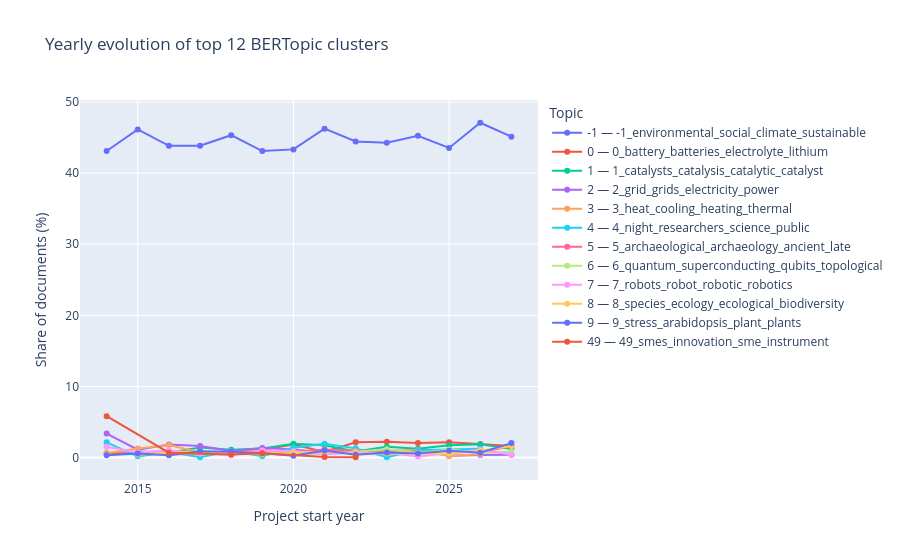

Notebook code cell kept with this figure:
### Markdown cell above
#### Topic trends across years

This line plot shows how the share of the top BERTopic clusters changes year by year.

### Code cell
line_df = plot_df.copy().sort_values(["topic", "start_year"])
fig = px.line(
    line_df,
    x="start_year",
    y="share_pct",
    color="topic_label",
    title=f"Yearly evolution of top {TOP_N_TOPICS} BERTopic clusters",
    labels={"share_pct": "Share of documents (%)", "start_year": "Project start year"},
    category_orders={"start_year": sorted(valid_years)},
)
fig.update_traces(mode="lines+markers")
fig.update_layout(legend_title_text="Topic", hovermode="x unified")
fig.show()

### Figure 1 — Plotly figure (JSON) as saved in the notebook; plotly's stock layout.template omitted (floating-point values rounded to 4 significant figures)
{"data": [{"hovertemplate": "topic_label=-1 — -1_environmental_social_climate_sustainable<br>Project start year=%{x}<br>Share of documents (%)=%{y}<extra></extra>", "legendgroup": "-1 — -1_environmental_social_climate_sustainable", "line": {"color": "#636efa", "dash": "solid"}, "marker": {"symbol": "circle"}, "mode": "lines+markers", "name": "-1 — -1_environmental_social_climate_sustainable", "orientation": "v", "showlegend": true, "type": "scatter", "x": [2014, 2015, 2016, 2017, 2018, 2019, 2020, 2021, 2022, 2023, 2024, 2025, 2026, 2027], "xaxis": "x", "y": [43.12, 46.15, 43.84, 43.85, 45.34, 43.11, 43.34, 46.26, 44.45, 44.26, 45.25, 43.54, 47.09, 45.12], "yaxis": "y"}, {"hovertemplate": "topic_label=0 — 0_battery_batteries_electrolyte_lithium<br>Project start year=%{x}<br>Share of documents (%)=%{y}<extra></extra>", "legendgroup": "0 — 0_battery_batteries_electrolyte_lithium", "line": {"color": "#EF553B", "dash": "solid"}, "marker": {"symbol": "circle"}, "mode": "lines+markers", "name": "0 — 0_battery_batteries_electrolyte_lithium", "orientation": "v", "showlegend": true, "type": "scatter", "x": [2014, 2015, 2016, 2017, 2018, 2019, 2020, 2021, 2022, 2023, 2024, 2025, 2026, 2027], "xaxis": "x", "y": [0.6116, 0.6101, 0.416, 0.5593, 0.7254, 1.093, 1.819, 0.7952, 2.138, 2.213, 2.028, 2.135, 1.853, 1.626], "yaxis": "y"}, {"hovertemplate": "topic_label=1 — 1_catalysts_catalysis_catalytic_catalyst<br>Project start year=%{x}<br>Share of documents (%)=%{y}<extra></extra>", "legendgroup": "1 — 1_catalysts_catalysis_catalytic_catalyst", "line": {"color": "#00cc96", "dash": "solid"}, "marker": {"symbol": "circle"}, "mode": "lines+markers", "name": "1 — 1_catalysts_catalysis_catalytic_catalyst", "orientation": "v", "showlegend": true, "type": "scatter", "x": [2015, 2016, 2017, 2018, 2019, 2020, 2021, 2022, 2023, 2024, 2025, 2026, 2027], "xaxis": "x", "y": [0.8319, 0.676, 1.398, 1.088, 1.283, 1.926, 1.723, 0.8471, 1.503, 1.244, 1.719, 1.853, 1.22], "yaxis": "y"}, {"hovertemplate": "topic_label=2 — 2_grid_grids_electricity_power<br>Project start year=%{x}<br>Share of documents (%)=%{y}<extra></extra>", "legendgroup": "2 — 2_grid_grids_electricity_power", "line": {"color": "#ab63fa", "dash": "solid"}, "marker": {"symbol": "circle"}, "mode": "lines+markers", "name": "2 — 2_grid_grids_electricity_power", "orientation": "v", "showlegend": true, "type": "scatter", "x": [2014, 2015, 2016, 2017, 2018, 2019, 2020, 2021, 2022, 2023, 2024, 2025, 2026, 2027], "xaxis": "x", "y": [3.364, 1.109, 1.82, 1.622, 0.9326, 1.331, 1.124, 0.6627, 0.8875, 0.501, 1.106, 0.2604, 0.3615, 0.4065], "yaxis": "y"}, {"hovertemplate": "topic_label=3 — 3_heat_cooling_heating_thermal<br>Project start year=%{x}<br>Share of documents (%)=%{y}<extra></extra>", "legendgroup": "3 — 3_heat_cooling_heating_thermal", "line": {"color": "#FFA15A", "dash": "solid"}, "marker": {"symbol": "circle"}, "mode": "lines+markers", "name": "3 — 3_heat_cooling_heating_thermal", "orientation": "v", "showlegend": true, "type": "scatter", "x": [2014, 2015, 2016, 2017, 2018, 2019, 2020, 2021, 2022, 2023, 2024, 2025, 2026], "xaxis": "x", "y": [0.6116, 1.276, 1.768, 0.7271, 0.6218, 0.9981, 0.5886, 0.5964, 0.6858, 1.002, 1.06, 0.2083, 0.4519], "yaxis": "y"}, {"hovertemplate": "topic_label=4 — 4_night_researchers_science_public<br>Project start year=%{x}<br>Share of documents (%)=%{y}<extra></extra>", "legendgroup": "4 — 4_night_researchers_science_public", "line": {"color": "#19d3f3", "dash": "solid"}, "marker": {"symbol": "circle"}, "mode": "lines+markers", "name": "4 — 4_night_researchers_science_public", "orientation": "v", "showlegend": true, "type": "scatter", "x": [2014, 2015, 2016, 2017, 2018, 2019, 2020, 2021, 2022, 2023, 2024, 2026], "xaxis": "x", "y": [2.141, 0.1664, 0.78, 0.05593, 0.9326, 0.1901, 1.391, 1.922, 1.291, 0.04175, 1.014, 1.22], "yaxis": "y"}, {"hovertemplate": "topic_label=5 — 5_archaeological_archaeology_ancient_late<br>Project start year=%{x}<br>Share of documents (%)=%{y}<extra></extra>", "legendgroup": "5 — 5_archaeological_archaeology_ancient_late", "line": {"color": "#FF6692", "dash": "solid"}, "marker": {"symbol": "circle"}, "mode": "lines+markers", "name": "5 — 5_archaeological_archaeology_ancient_late", "orientation": "v", "showlegend": true, "type": "scatter", "x": [2015, 2016, 2017, 2018, 2019, 2020, 2021, 2022, 2023, 2024, 2025, 2026, 2027], "xaxis": "x", "y": [0.4437, 0.468, 0.5593, 0.6218, 0.6654, 0.7491, 1.127, 0.9681, 0.8768, 0.6912, 1.042, 0.723, 1.626], "yaxis": "y"}, {"hovertemplate": "topic_label=6 — 6_quantum_superconducting_qubits_topological<br>Project start year=%{x}<br>Share of documents (%)=%{y}<extra></extra>", "legendgroup": "6 — 6_quantum_superconducting_qubits_topological", "line": {"color": "#B6E880", "dash": "solid"}, "marker": {"symbol": "circle"}, "mode": "lines+markers", "name": "6 — 6_quantum_superconducting_qubits_topological", "orientation": "v", "showlegend": true, "type": "scatter", "x": [2015, 2016, 2017, 2018, 2019, 2020, 2021, 2022, 2023, 2024, 2025, 2026, 2027], "xaxis": "x", "y": [0.4437, 0.624, 0.5593, 0.5699, 0.7605, 0.4815, 0.4639, 0.8471, 1.169, 0.6452, 1.146, 0.6326, 0.813], "yaxis": "y"}, {"hovertemplate": "topic_label=7 — 7_robots_robot_robotic_robotics<br>Project start year=%{x}<br>Share of documents (%)=%{y}<extra></extra>", "legendgroup": "7 — 7_robots_robot_robotic_robotics", "line": {"color": "#FF97FF", "dash": "solid"}, "marker": {"symbol": "circle"}, "mode": "lines+markers", "name": "7 — 7_robots_robot_robotic_robotics", "orientation": "v", "showlegend": true, "type": "scatter", "x": [2014, 2015, 2016, 2017, 2018, 2019, 2020, 2021, 2022, 2023, 2024, 2025, 2026, 2027], "xaxis": "x", "y": [1.529, 0.721, 1.04, 0.6152, 0.3109, 0.9981, 0.9096, 0.4639, 0.6858, 0.6681, 0.1382, 0.625, 1.085, 0.4065], "yaxis": "y"}, {"hovertemplate": "topic_label=8 — 8_species_ecology_ecological_biodiversity<br>Project start year=%{x}<br>Share of documents (%)=%{y}<extra></extra>", "legendgroup": "8 — 8_species_ecology_ecological_biodiversity", "line": {"color": "#FECB52", "dash": "solid"}, "marker": {"symbol": "circle"}, "mode": "lines+markers", "name": "8 — 8_species_ecology_ecological_biodiversity", "orientation": "v", "showlegend": true, "type": "scatter", "x": [2015, 2016, 2017, 2018, 2019, 2020, 2021, 2022, 2023, 2024, 2025, 2026, 2027], "xaxis": "x", "y": [0.4992, 0.676, 0.8389, 0.6736, 0.4753, 0.6421, 0.8615, 0.5647, 0.5846, 0.553, 0.5729, 0.9489, 1.626], "yaxis": "y"}, {"hovertemplate": "topic_label=9 — 9_stress_arabidopsis_plant_plants<br>Project start year=%{x}<br>Share of documents (%)=%{y}<extra></extra>", "legendgroup": "9 — 9_stress_arabidopsis_plant_plants", "line": {"color": "#636efa", "dash": "solid"}, "marker": {"symbol": "circle"}, "mode": "lines+markers", "name": "9 — 9_stress_arabidopsis_plant_plants", "orientation": "v", "showlegend": true, "type": "scatter", "x": [2014, 2015, 2016, 2017, 2018, 2019, 2020, 2021, 2022, 2023, 2024, 2025, 2026, 2027], "xaxis": "x", "y": [0.3058, 0.5546, 0.312, 0.8949, 0.829, 0.6179, 0.2675, 0.994, 0.4034, 0.7098, 0.553, 0.9375, 0.6778, 2.033], "yaxis": "y"}, {"hovertemplate": "topic_label=49 — 49_smes_innovation_sme_instrument<br>Project start year=%{x}<br>Share of documents (%)=%{y}<extra></extra>", "legendgroup": "49 — 49_smes_innovation_sme_instrument", "line": {"color": "#EF553B", "dash": "solid"}, "marker": {"symbol": "circle"}, "mode": "lines+markers", "name": "49 — 49_smes_innovation_sme_instrument", "orientation": "v", "showlegend": true, "type": "scatter", "x": [2014, 2016, 2018, 2019, 2021, 2022], "xaxis": "x", "y": [5.81, 0.676, 0.4145, 0.6179, 0.06627, 0.04034], "yaxis": "y"}], "layout": {"hovermode": "x unified", "legend": {"title": {"text": "Topic"}, "tracegroupgap": 0}, "title": {"text": "Yearly evolution of top 12 BERTopic clusters"}, "xaxis": {"anchor": "y", "categoryarray": [2014, 2015, 2016, 2017, 2018, 2019, 2020, 2021, 2022, 2023, 2024, 2025, 2026, 2027], "categoryorder": "array", "domain": [0, 1], "title": {"text": "Project start year"}}, "yaxis": {"anchor": "x", "domain": [0, 1], "title": {"text": "Share of documents (%)"}}}}
